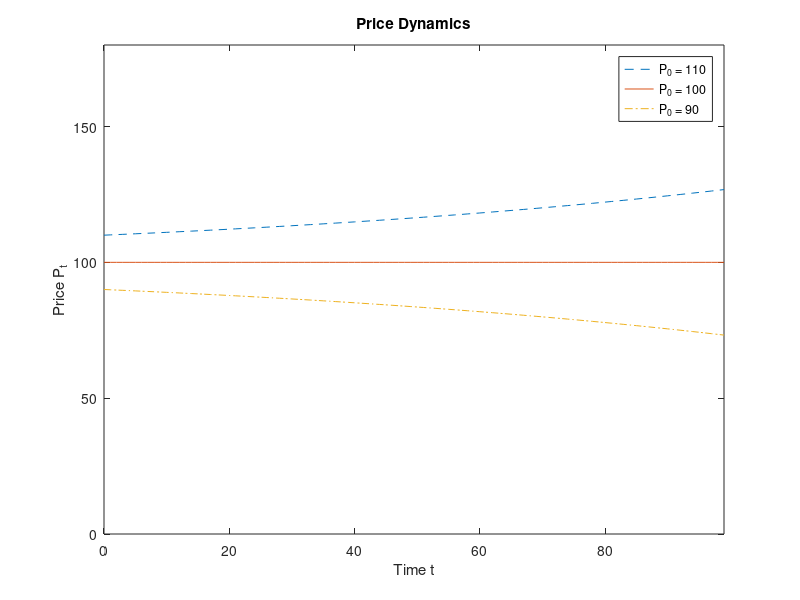
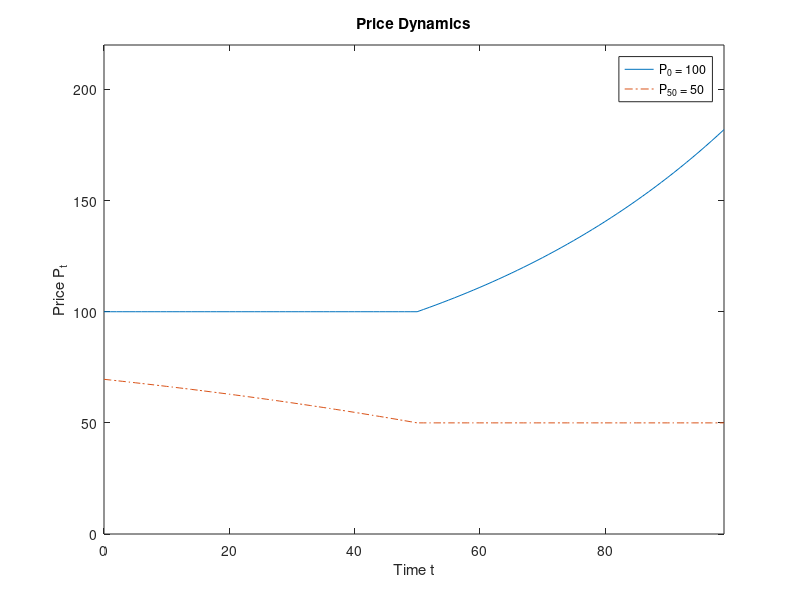

These charts were generated, in order, by the following MATLAB code:
% PROGRAM NAME: ps1
%
% This program generates and plots the price dynamics given the first-order 
% difference equation discussed in the problem set given some initial price 
%
% Prepared by Fu Tan
% Last update: 09/08/15

clear;
clc;

%%%%%%%%%%%%%%%%%%
% Problem #3
%%%%%%%%%%%%%%%%%%%

%%%%%%%%%%%%%
% PARAMETERS
%%%%%%%%%%%%%
r = 0.01; % interest rate
d = 1; % constant dividend
p0_eq = 100; % initial price
p0_neg = 90; % initial price
p0_pos = 110; % initial price
dim = 99; % terminal period t = 99

%%%%%%%%%%%%%%%%%
% INITIALIZATION
%%%%%%%%%%%%%%%%%
pvector_eq = zeros(dim+1,1); % creating a vector of price from t=0 to t=99
pvector_neg = zeros(dim+1,1);
pvector_pos = zeros(dim+1,1);

tvector = linspace(0,dim,dim+1)'; % creating a vector for time from 0 to 99

pvector_eq(1) = p0_eq; % giving value to the first element of the price 
                       % vector with the initial price
pvector_neg(1) = p0_neg;
pvector_pos(1) = p0_pos;

%%%%%%%%%%%
% DYNAMICS
%%%%%%%%%%%

for n = 2:dim+1 % starting from t = 1 to t = 100 
    pvector_eq(n) = (1+r)*pvector_eq(n-1)-d; % updating the price in the 
                                             % next period with the first-
                                             % order difference equation
    pvector_neg(n) = (1+r)*pvector_neg(n-1)-d;
    pvector_pos(n) = (1+r)*pvector_pos(n-1)-d;
end

%%%%%%%%
% PLOTS
%%%%%%%%
figure();
plot(tvector(:),pvector_pos(:), '--');
hold on;
plot(tvector(:),pvector_eq(:));
plot(tvector(:),pvector_neg(:), '-.');
title('Price Dynamics');
xlabel('Time t'); ylabel('Price P_t');
legend('P_0 = 110','P_0 = 100','P_0 = 90','Location','Northeast');
axis([0 dim 0 180])


%%%%%%%%%%%%%%
% Problem #4
%%%%%%%%%%%%%%

clear;
clc;

%%%%%%%%%%%%%
% PARAMETERS
%%%%%%%%%%%%%
d = 1; % constant dividend
p0_eq = 100; % initial price
p0_eqq = 69.597;
dim = 99; % terminal period t = 99

%%%%%%%%%%%%%%%%%
% INITIALIZATION
%%%%%%%%%%%%%%%%%
x = (1:2)'/100;
rvector = repmat(x, 1, 50)';
rvector = rvector(:);

pvector_eq = zeros(dim+1,1); % creating a vector of price from t=0 to t=99
pvector_eqq = zeros(dim+1,1);

tvector = linspace(0,dim,dim+1)'; % creating a vector for time from 0 to 99

pvector_eq(1) = p0_eq; % giving value to the first element of the price 
                       % vector with the initial price
pvector_eqq(1) = p0_eqq;

%%%%%%%%%%%
% DYNAMICS
%%%%%%%%%%%

for n = 2:dim+1 % starting from t = 1 to t = 100 
    pvector_eq(n) = (1+rvector(n-1))*pvector_eq(n-1)-d; % updating the price in the 
                                             % next period with the first-
                                             % order difference equation
    pvector_eqq(n) = (1+rvector(n-1))*pvector_eqq(n-1)-d;
end

%%%%%%%%
% PLOTS
%%%%%%%%
figure();
plot(tvector(:),pvector_eq(:));
hold on;
plot(tvector(:),pvector_eqq(:), '-.');
title('Price Dynamics');
xlabel('Time t'); ylabel('Price P_t');
legend('P_0 = 100','P_{50} = 50','Location','Northeast');
axis([0 dim 0 220])
